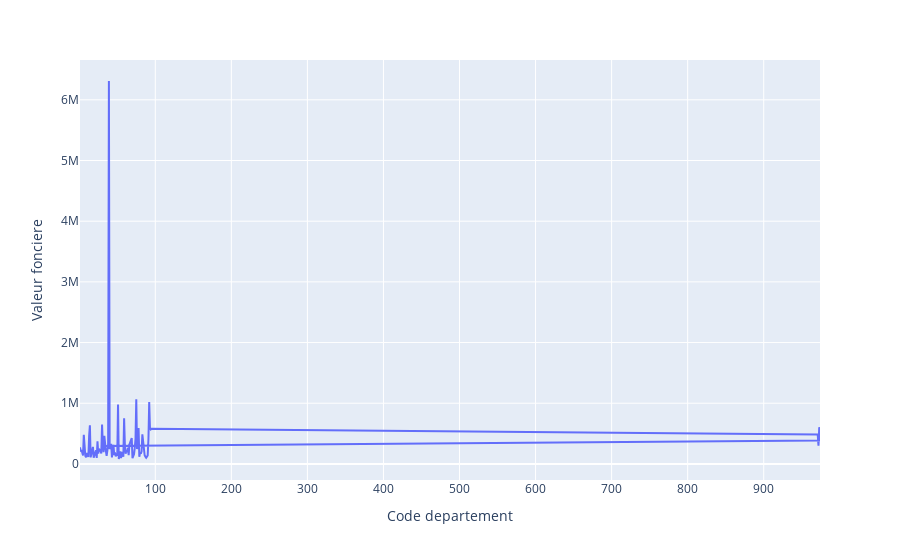

Notebook source saved alongside this figure:
### Code cell
#Le prix moyen par code departement
rep4= all[["Code departement", "Valeur fonciere"]].groupby("Code departement", as_index=False).agg("mean")
fig = px.line(rep4, x='Code departement', y="Valeur fonciere")
fig.show()
